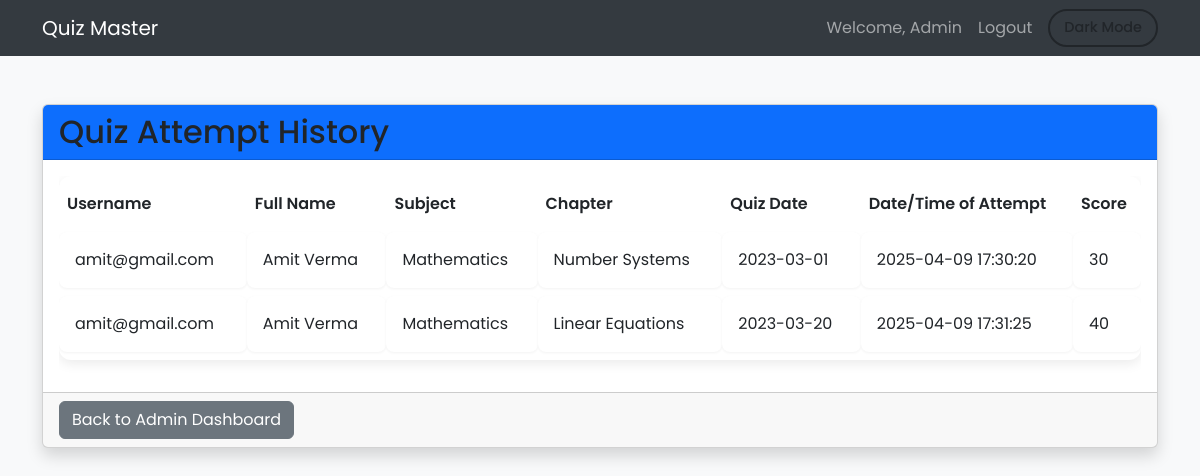
The page /quiz_history on the database its author committed.
### app.py (models this page shows)
class Score(db.Model):
    id = db.Column(db.Integer, primary_key=True)
    quiz_id = db.Column(db.Integer, db.ForeignKey('quiz.id'), nullable=False)
    user_id = db.Column(db.Integer, db.ForeignKey('user.id'), nullable=False)
    time_stamp_of_attempt = db.Column(db.DateTime, default=datetime.now())
    total_scored = db.Column(db.Integer, nullable=False)

class User(db.Model):
    id = db.Column(db.Integer, primary_key=True)
    username = db.Column(db.String(100), unique=True, nullable=False)
    password = db.Column(db.String(50), nullable=False)
    full_name = db.Column(db.String(100), nullable=False)
    qualification = db.Column(db.String(100), nullable=True)
    dob = db.Column(db.Date, nullable=True)

class Subject(db.Model):
    id = db.Column(db.Integer, primary_key=True)
    name = db.Column(db.String(100), nullable=False)
    description = db.Column(db.Text, nullable=True)

class Chapter(db.Model):
    id = db.Column(db.Integer, primary_key=True)
    subject_id = db.Column(db.Integer, db.ForeignKey('subject.id'), nullable=False)
    name = db.Column(db.String(100), nullable=False)
    description = db.Column(db.Text, nullable=True)

class Quiz(db.Model):
    id = db.Column(db.Integer, primary_key=True)
    chapter_id = db.Column(db.Integer, db.ForeignKey('chapter.id'), nullable=False)
    date_of_quiz = db.Column(db.Date, nullable=False)
    time_duration = db.Column(db.String(10), nullable=False)
    remarks = db.Column(db.Text, nullable=True)

### app.py (the view)
@app.route('/quiz_history')
def quiz_history():
    quiz_attempts = db.session.query(Score, User, Quiz, Chapter, Subject).join(User).join(Quiz).join(Chapter).join(Subject).all()
    history = []
    for score, user, quiz, chapter, subject in quiz_attempts:
        history.append({
            'username': user.username,
            'full_name': user.full_name,
            'quiz_date': quiz.date_of_quiz,
            'quiz_id': quiz.id,
            'time_of_attempt': score.time_stamp_of_attempt,
            'score': score.total_scored,
            'subject_name': subject.name,
            'chapter_name': chapter.name
        })
    return render_template('quiz_history.html', history=history)

### templates/quiz_history.html (shortened to what this page needs)
<!DOCTYPE html>
<html lang="en" class="light-theme">
<head>
  <link href="https://cdn.jsdelivr.net/npm/bootstrap@5.3.0/dist/css/bootstrap.min.css" rel="stylesheet" />
</head>
<body>
  <nav class="navbar navbar-expand-lg navbar-dark">
    <div class="container">
      <a class="navbar-brand" href="/">Quiz Master</a>
      <div class="collapse navbar-collapse">
        <ul class="navbar-nav ms-auto align-items-center">
          <li class="nav-item"><a class="nav-link">Welcome, Admin</a></li>
          <li class="nav-item"><a class="nav-link" href="/logout">Logout</a></li>
          <li class="nav-item ms-2">
            <button id="theme-toggle" class="btn btn-theme-toggle">Dark Mode</button>
          </li>
        </ul>
      </div>
    </div>
  </nav>
  <div class="container mt-5">
    <div class="card shadow">
      <div class="card-header bg-primary text-white">
        <h2 class="mb-0">Quiz Attempt History</h2>
      </div>
      <div class="card-body">
        {% if history %}
        <div class="table-responsive">
          <table class="table">
            <thead>
              <tr>
                <th>Username</th>
                <th>Full Name</th>
                <th>Subject</th>
                <th>Chapter</th>
                <th>Quiz Date</th>
                <th>Date/Time of Attempt</th>
                <th>Score</th>
              </tr>
            </thead>
            <tbody>
              {% for attempt in history %}
              <tr>
                <td>{{ attempt.username }}</td>
                <td>{{ attempt.full_name }}</td>
                <td>{{ attempt.subject_name }}</td>
                <td>{{ attempt.chapter_name }}</td>
                <td>{{ attempt.quiz_date }}</td>
                <td>{{ attempt.time_of_attempt }}</td>
                <td>{{ attempt.score }}</td>
              </tr>
              {% endfor %}
            </tbody>
          </table>
        </div>
        {% else %}
        <p>No quiz attempts found.</p>
        {% endif %}
      </div>
      <div class="card-footer">
        <a href="/admin_dashboard" class="btn btn-secondary">Back to Admin Dashboard</a>
      </div>
    </div>
  </div>
</body>
</html>

### templates/quiz_history.html (style rules this page uses)
:root { --bg-color: #f8f9fa; --text-color: #212529; --card-bg: #ffffff; --navbar-bg: #343a40; --input-bg: rgba(255, 255, 255, 0.6); --input-text: #262b30; --box-shadow: 0 4px 12px rgba(0, 0, 0, 0.08); }
body { background-color: var(--bg-color); color: var(--text-color); transition: background-color 0.4s ease, color 0.4s ease; font-family: 'Poppins', sans-serif; }
.navbar { background-color: var(--navbar-bg) !important; transition: background-color 0.3s ease; }
h2 { color: var(--text-color); }
.btn-theme-toggle { display: flex; align-items: center; gap: 0.4rem; border: 2px solid var(--text-color); color: var(--text-color); background-color: transparent; border-radius: 999px; padding: 6px 14px; font-size: 0.9rem; font-weight: 500; transition: background-color 0.3s ease, color 0.3s ease, border-color 0.3s ease; }
.card { background-color: var(--card-bg); color: var(--text-color); box-shadow: var(--box-shadow); transition: background-color 0.4s ease, color 0.4s ease; }
.table { background-color: var(--card-bg); color: var(--text-color); border-collapse: separate; border-spacing: 0 0.5rem; border-radius: 12px; overflow: hidden; box-shadow: var(--box-shadow); }
.table thead { background-color: transparent; border-bottom: 2px solid rgba(0, 0, 0, 0.1); }
.table th { border: none; font-weight: 600; color: var(--text-color); background: transparent; }
.table td { background-color: var(--card-bg); color: var(--text-color); border: none; box-shadow: 0 1px 3px rgba(0,0,0,0.05); padding: 1rem; border-radius: 8px; }
.table tr { border-radius: 8px; }

### rows shown on the page
Score: username "amit@gmail.com", full_name "Amit Verma", subject_name "Mathematics", chapter_name "Number Systems", quiz_date "2023-03-01", time_of_attempt "2025-04-09 17:30:20", score "30"
User: username "amit@gmail.com", full_name "Amit Verma"
Subject: subject_name "Mathematics"
Chapter: chapter_name "Linear Equations"
Quiz: quiz_date "2023-03-20"
Score: time_of_attempt "2025-04-09 17:31:25"

### other values the page prints
{{ attempt.score }} "40"
